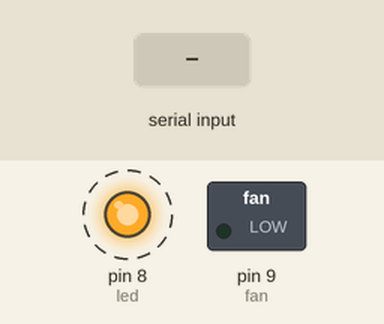
A sketch run on a simulated Arduino Uno, built with avr-gcc and run on an emulated ATmega328P. On the bench: switched loads named in the sketch (green lamp = pin HIGH), output pins drawn as LEDs (lit = HIGH). Dashed ring = blinking. The test bench sets the inputs (shaded band).

Above: at 0.81 s.
1.3 s: "1" received over Serial
At 1.71 s:
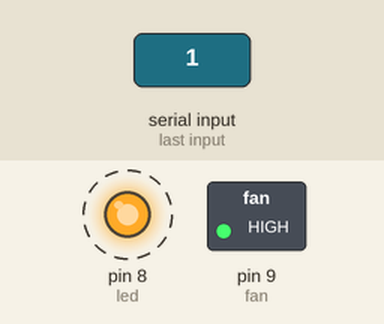
Timing chart, 0 to 10.3 s (numbered marks = the images above; inputs shaded):
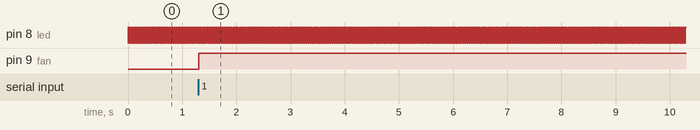

Measured:
- after the input at 1.3 s, pin 9 (fan): LOW → HIGH at once
- by itself, pin 8 (led): alternates HIGH for 0.02 s and LOW for 0.02 s

The sketch:

arduino_code.ino
```cpp
char command;
String string;
boolean ledon = false;
boolean fanon = false;
#define fan 9
#define led 8


void setup(){
    Serial.begin(9600);
    pinMode(fan, OUTPUT);
    pinMode(led, OUTPUT);
  }


void loop()
{
    if (Serial.available() > 0){
      string = "";
      }


      while(Serial.available() > 0){
        command = ((byte)Serial.read());
          if(command == ':')
      {
        break;
      }
      else
      {
      string += command;
      }
      delay(1);
    }

    if(string =="1")
    {
      fans();
    }

    if(string =="2")
    {
      lamp();
    }

        if(string =="3"){
          out();
        }
    {
      lamp();
    }

    Serial.println(string); //debug
    delay(10);

}


void fans()
{
  if (fanon == false ) {
    digitalWrite(fan, HIGH);
    fanon = true ;
    string = "";
    delay(10);
  }else {
        digitalWrite(fan, LOW);
        fanon = false ;
        string = "";
        delay(10);
  }
}


void lamp()
{
  if (ledon == false ) {
    digitalWrite(led, HIGH);
    ledon = true ;
    string = "";
    delay(10);
  }else {
        digitalWrite(led, LOW);
        ledon = false ;
        string = "";
        delay(10);
  }
}

void out()
{
        digitalWrite(led, LOW);
        digitalWrite(led, LOW);
        fanon = false ;
        ledon = false ;
        string = "";
        delay(10);
}
```
